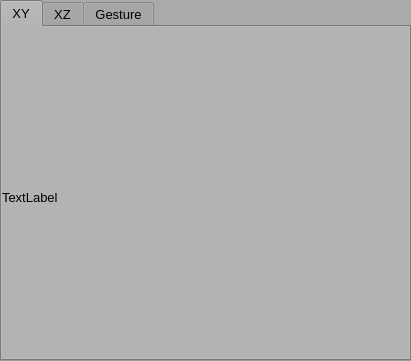
      <widget class="QTabWidget" name="tab_widget_frames">
       <property name="geometry">
        <rect>
         <x>35</x>
         <y>40</y>
         <width>411</width>
         <height>361</height>
        </rect>
       </property>
       <property name="palette">
        <palette>
         <active>
          <colorrole role="WindowText">
           <brush brushstyle="SolidPattern">
            <color alpha="255">
             <red>0</red>
             <green>0</green>
             <blue>0</blue>
            </color>
           </brush>
          </colorrole>
          <colorrole role="Button">
           <brush brushstyle="SolidPattern">
            <color alpha="255">
             <red>170</red>
             <green>170</green>
             <blue>170</blue>
            </color>
           </brush>
          </colorrole>
          <colorrole role="Light">
           <brush brushstyle="SolidPattern">
            <color alpha="255">
             <red>255</red>
             <green>255</green>
             <blue>255</blue>
            </color>
           </brush>
          </colorrole>
          <colorrole role="Midlight">
           <brush brushstyle="SolidPattern">
            <color alpha="255">
             <red>252</red>
             <green>245</green>
             <blue>221</blue>
            </color>
           </brush>
          </colorrole>
          <colorrole role="Dark">
           <brush brushstyle="SolidPattern">
            <color alpha="255">
             <red>124</red>
             <green>117</green>
             <blue>93</blue>
            </color>
           </brush>
          </colorrole>
          <colorrole role="Mid">
           <brush brushstyle="SolidPattern">
            <color alpha="255">
             <red>166</red>
             <green>157</green>
             <blue>125</blue>
            </color>
           </brush>
          </colorrole>
          <colorrole role="Text">
           <brush brushstyle="SolidPattern">
            <color alpha="255">
             <red>0</red>
             <green>0</green>
             <blue>0</blue>
            </color>
           </brush>
          </colorrole>
          <colorrole role="BrightText">
           <brush brushstyle="SolidPattern">
            <color alpha="255">
             <red>255</red>
             <green>255</green>
             <blue>255</blue>
            </color>
           </brush>
          </colorrole>
          <colorrole role="ButtonText">
           <brush brushstyle="SolidPattern">
            <color alpha="255">
             <red>0</red>
             <green>0</green>
             <blue>0</blue>
            </color>
           </brush>
          </colorrole>
          <colorrole role="Base">
           <brush brushstyle="SolidPattern">
            <color alpha="255">
             <red>170</red>
             <green>170</green>
             <blue>170</blue>
            </color>
           </brush>
          </colorrole>
          <colorrole role="Window">
           <brush brushstyle="SolidPattern">
            <color alpha="255">
             <red>170</red>
             <green>170</green>
             <blue>170</blue>
            </color>
           </brush>
          </colorrole>
          <colorrole role="Shadow">
           <brush brushstyle="SolidPattern">
            <color alpha="255">
             <red>0</red>
             <green>0</green>
             <blue>0</blue>
            </color>
           </brush>
          </colorrole>
          <colorrole role="AlternateBase">
           <brush brushstyle="SolidPattern">
            <color alpha="255">
             <red>252</red>
             <green>245</green>
             <blue>221</blue>
            </color>
           </brush>
          </colorrole>
          <colorrole role="ToolTipBase">
           <brush brushstyle="SolidPattern">
            <color alpha="255">
             <red>255</red>
             <green>255</green>
             <blue>220</blue>
            </color>
           </brush>
          </colorrole>
          <colorrole role="ToolTipText">
           <brush brushstyle="SolidPattern">
            <color alpha="255">
             <red>0</red>
             <green>0</green>
             <blue>0</blue>
            </color>
           </brush>
          </colorrole>
         </active>
         <inactive>
          <colorrole role="WindowText">
           <brush brushstyle="SolidPattern">
            <color alpha="255">
             <red>0</red>
             <green>0</green>
             <blue>0</blue>
            </color>
           </brush>
          </colorrole>
          <colorrole role="Button">
           <brush brushstyle="SolidPattern">
            <color alpha="255">
             <red>170</red>
             <green>170</green>
             <blue>170</blue>
            </color>
           </brush>
          </colorrole>
          <colorrole role="Light">
           <brush brushstyle="SolidPattern">
            <color alpha="255">
             <red>255</red>
             <green>255</green>
             <blue>255</blue>
            </color>
           </brush>
          </colorrole>
          <colorrole role="Midlight">
           <brush brushstyle="SolidPattern">
            <color alpha="255">
             <red>252</red>
             <green>245</green>
             <blue>221</blue>
            </color>
           </brush>
          </colorrole>
          <colorrole role="Dark">
           <brush brushstyle="SolidPattern">
            <color alpha="255">
             <red>124</red>
             <green>117</green>
             <blue>93</blue>
            </color>
           </brush>
          </colorrole>
          <colorrole role="Mid">
           <brush brushstyle="SolidPattern">
            <color alpha="255">
             <red>166</red>
             <green>157</green>
             <blue>125</blue>
            </color>
           </brush>
          </colorrole>
          <colorrole role="Text">
           <brush brushstyle="SolidPattern">
            <color alpha="255">
             <red>0</red>
             <green>0</green>
             <blue>0</blue>
            </color>
           </brush>
          </colorrole>
          <colorrole role="BrightText">
           <brush brushstyle="SolidPattern">
            <color alpha="255">
             <red>255</red>
             <green>255</green>
             <blue>255</blue>
            </color>
           </brush>
          </colorrole>
          <colorrole role="ButtonText">
           <brush brushstyle="SolidPattern">
            <color alpha="255">
             <red>0</red>
             <green>0</green>
             <blue>0</blue>
            </color>
           </brush>
          </colorrole>
          <colorrole role="Base">
           <brush brushstyle="SolidPattern">
            <color alpha="255">
             <red>170</red>
             <green>170</green>
             <blue>170</blue>
            </color>
           </brush>
          </colorrole>
          <colorrole role="Window">
           <brush brushstyle="SolidPattern">
            <color alpha="255">
             <red>170</red>
             <green>170</green>
             <blue>170</blue>
            </color>
           </brush>
          </colorrole>
          <colorrole role="Shadow">
           <brush brushstyle="SolidPattern">
            <color alpha="255">
             <red>0</red>
             <green>0</green>
             <blue>0</blue>
            </color>
           </brush>
          </colorrole>
          <colorrole role="AlternateBase">
           <brush brushstyle="SolidPattern">
            <color alpha="255">
             <red>252</red>
             <green>245</green>
             <blue>221</blue>
            </color>
           </brush>
          </colorrole>
          <colorrole role="ToolTipBase">
           <brush brushstyle="SolidPattern">
            <color alpha="255">
             <red>255</red>
             <green>255</green>
             <blue>220</blue>
            </color>
           </brush>
          </colorrole>
          <colorrole role="ToolTipText">
           <brush brushstyle="SolidPattern">
            <color alpha="255">
             <red>0</red>
             <green>0</green>
             <blue>0</blue>
            </color>
           </brush>
          </colorrole>
         </inactive>
         <disabled>
          <colorrole role="WindowText">
           <brush brushstyle="SolidPattern">
            <color alpha="255">
             <red>124</red>
             <green>117</green>
             <blue>93</blue>
            </color>
           </brush>
          </colorrole>
          <colorrole role="Button">
           <brush brushstyle="SolidPattern">
            <color alpha="255">
             <red>170</red>
             <green>170</green>
             <blue>170</blue>
            </color>
           </brush>
          </colorrole>
          <colorrole role="Light">
           <brush brushstyle="SolidPattern">
            <color alpha="255">
             <red>255</red>
             <green>255</green>
             <blue>255</blue>
            </color>
           </brush>
          </colorrole>
          <colorrole role="Midlight">
           <brush brushstyle="SolidPattern">
            <color alpha="255">
             <red>252</red>
             <green>245</green>
             <blue>221</blue>
            </color>
           </brush>
          </colorrole>
          <colorrole role="Dark">
           <brush brushstyle="SolidPattern">
            <color alpha="255">
             <red>124</red>
             <green>117</green>
             <blue>93</blue>
            </color>
           </brush>
          </colorrole>
          <colorrole role="Mid">
           <brush brushstyle="SolidPattern">
            <color alpha="255">
             <red>166</red>
             <green>157</green>
             <blue>125</blue>
            </color>
           </brush>
          </colorrole>
          <colorrole role="Text">
           <brush brushstyle="SolidPattern">
            <color alpha="255">
             <red>124</red>
             <green>117</green>
             <blue>93</blue>
            </color>
           </brush>
          </colorrole>
          <colorrole role="BrightText">
           <brush brushstyle="SolidPattern">
            <color alpha="255">
             <red>255</red>
             <green>255</green>
             <blue>255</blue>
            </color>
           </brush>
          </colorrole>
          <colorrole role="ButtonText">
           <brush brushstyle="SolidPattern">
            <color alpha="255">
             <red>124</red>
             <green>117</green>
             <blue>93</blue>
            </color>
           </brush>
          </colorrole>
          <colorrole role="Base">
           <brush brushstyle="SolidPattern">
            <color alpha="255">
             <red>170</red>
             <green>170</green>
             <blue>170</blue>
            </color>
           </brush>
          </colorrole>
          <colorrole role="Window">
           <brush brushstyle="SolidPattern">
            <color alpha="255">
             <red>170</red>
             <green>170</green>
             <blue>170</blue>
            </color>
           </brush>
          </colorrole>
          <colorrole role="Shadow">
           <brush brushstyle="SolidPattern">
            <color alpha="255">
             <red>0</red>
             <green>0</green>
             <blue>0</blue>
            </color>
           </brush>
          </colorrole>
          <colorrole role="AlternateBase">
           <brush brushstyle="SolidPattern">
            <color alpha="255">
             <red>249</red>
             <green>235</green>
             <blue>187</blue>
            </color>
           </brush>
          </colorrole>
          <colorrole role="ToolTipBase">
           <brush brushstyle="SolidPattern">
            <color alpha="255">
             <red>255</red>
             <green>255</green>
             <blue>220</blue>
            </color>
           </brush>
          </colorrole>
          <colorrole role="ToolTipText">
           <brush brushstyle="SolidPattern">
            <color alpha="255">
             <red>0</red>
             <green>0</green>
             <blue>0</blue>
            </color>
           </brush>
          </colorrole>
         </disabled>
        </palette>
       </property>
       <property name="font">
        <font>
         <pointsize>10</pointsize>
        </font>
       </property>
       <property name="currentIndex">
        <number>0</number>
       </property>
       <widget class="QWidget" name="tab_frame_XY">
        <attribute name="title">
         <string>XY</string>
        </attribute>
        <widget class="QLabel" name="label_frame_XY">
         <property name="geometry">
          <rect>
           <x>0</x>
           <y>-10</y>
           <width>411</width>
           <height>361</height>
          </rect>
         </property>
         <property name="text">
          <string>TextLabel</string>
         </property>
        </widget>
       </widget>
       <widget class="QWidget" name="tab_frame_YZ">
        <attribute name="title">
         <string>XZ</string>
        </attribute>
        <widget class="QLabel" name="label_frame_XZ">
         <property name="geometry">
          <rect>
           <x>0</x>
           <y>-10</y>
           <width>411</width>
           <height>361</height>
          </rect>
         </property>
         <property name="text">
          <string>TextLabel</string>
         </property>
        </widget>
       </widget>
       <widget class="QWidget" name="tab_frame_gesture">
        <attribute name="title">
         <string>Gesture</string>
        </attribute>
        <widget class="QLabel" name="label_gesture_gif">
         <property name="geometry">
          <rect>
           <x>0</x>
           <y>0</y>
           <width>411</width>
           <height>361</height>
          </rect>
         </property>
         <property name="text">
          <string>TextLabel</string>
         </property>
        </widget>
       </widget>
      </widget>
